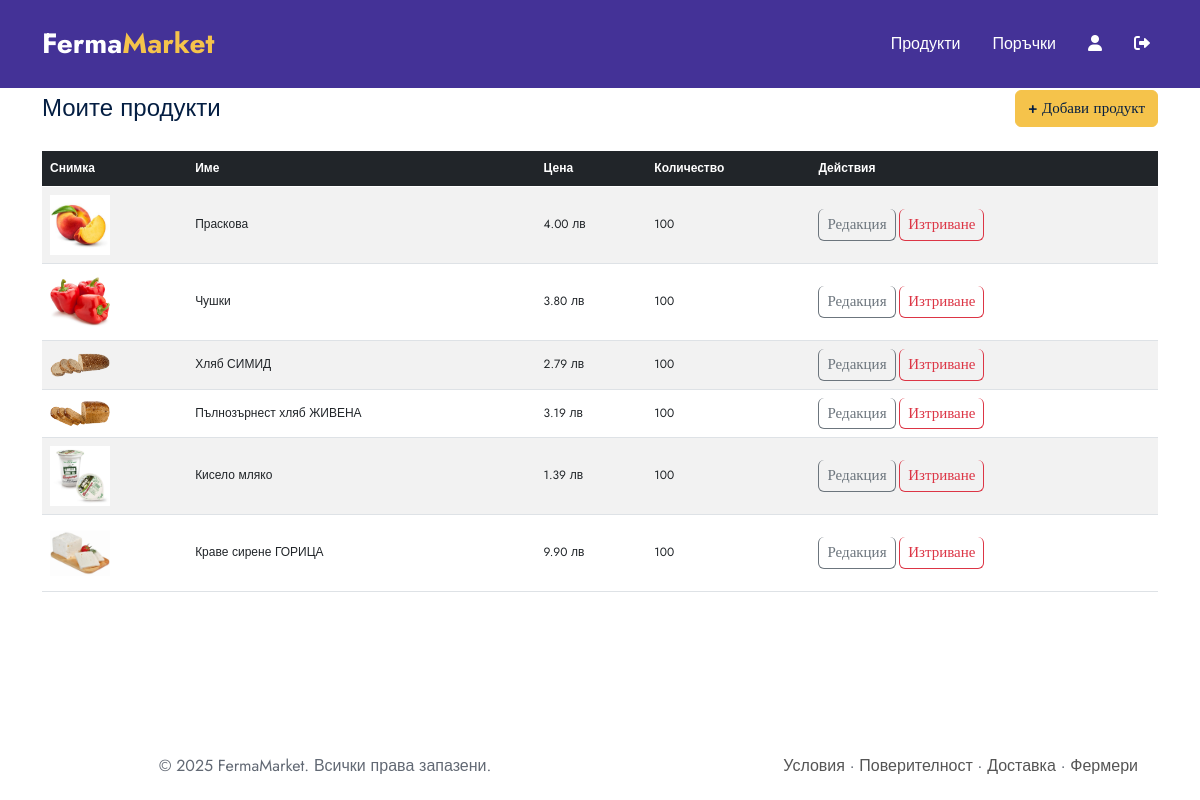
The app's page /farmer/products/ (signed in) with its own data.
### fermamarket/farmers/models.py (models this page shows, shortened)
class Product(models.Model):
    farmer = models.ForeignKey(FarmerProfile, on_delete=models.CASCADE, related_name='products')
    category = models.ForeignKey(Category, on_delete=models.SET_NULL, null=True, blank=True, related_name='products')
    title = models.CharField(max_length=255)
    description = models.TextField()
    price = models.DecimalField(max_digits=8, decimal_places=2)
    quantity = models.PositiveIntegerField()
    image = models.ImageField(upload_to='product_images/', blank=True, null=True)
    created_at = models.DateTimeField(default=timezone.now)
    weight = models.DecimalField(
        max_digits=6,
        decimal_places=2,
        null=True, blank=True,
        help_text="Тегло или количество (напр. в кг)"
    )
    weight_unit = models.CharField(
        max_length=10,
        choices=[('kg', 'кг'), ('g', 'гр'), ('l', 'литра'), ('pcs', 'брой')],
        default='kg',
        help_text="Мярка за тегло/обем"
    )

### fermamarket/farmers/views.py (the view)
# urls.py: path('products/', ProductListView.as_view(), name='product_list'),
@method_decorator(permission_required('farmers.view_product', raise_exception=True), name='dispatch')
class ProductListView(ListView):
    model = Product
    template_name = 'farmers/product_list.html'
    context_object_name = 'products'
    def get_queryset(self):
        farmer = FarmerProfile.objects.get(user=self.request.user)
        return Product.objects.filter(farmer=farmer)

### templates/farmers/product_list.html (shortened to what this page needs)
{% extends 'base.html' %}
{% block content %}
<section class="pt60 pb60">
  <div class="container">
    <div class="d-flex justify-content-between align-items-center mb-4">
      <h3 class="mb-0">Моите продукти</h3>
      <a href="{% url 'create_product' %}" class="btn btn-thm">+ Добави продукт</a>
    </div>
    {% if products %}
    <div class="table-responsive">
      <table class="table table-striped align-middle">
        <thead class="table-dark">
          <tr>
            <th>Снимка</th>
            <th>Име</th>
            <th>Цена</th>
            <th>Количество</th>
            <th>Действия</th>
          </tr>
        </thead>
        <tbody>
          {% for product in products %}
          <tr>
            <td><img src="{{ product.image.url }}" width="60" alt="{{ product.title }}"></td>
            <td>{{ product.title }}</td>
            <td>{{ product.price }} лв</td>
            <td>{{ product.quantity }}</td>
            <td>
              <a href="{% url 'edit_product' product.id %}" class="btn btn-sm btn-outline-secondary">Редакция</a>
              <a href="{% url 'delete_product' product.id %}" class="btn btn-sm btn-outline-danger">Изтриване</a>
            </td>
          </tr>
          {% endfor %}
        </tbody>
      </table>
    </div>
    {% else %}
      <p>Все още нямате добавени продукти.</p>
    {% endif %}
  </div>
</section>
{% endblock %}

### static/css/ace-responsive-menu.css (style rules this page uses)
a { color: #0d638f;text-shadow: none }

### records on screen
Product: image (picture), title "Праскова", price "4.00", quantity "100"
Product: image (picture), title "Чушки", price "3.80", quantity "100"
Product: image (picture), title "Хляб СИМИД", price "2.79", quantity "100"
Product: image (picture), title "Пълнозърнест хляб ЖИВЕНА", price "3.19", quantity "100"
Product: image (picture), title "Кисело мляко", price "1.39", quantity "100"
Product: image (picture), title "Краве сирене ГОРИЦА", price "9.90", quantity "100"
